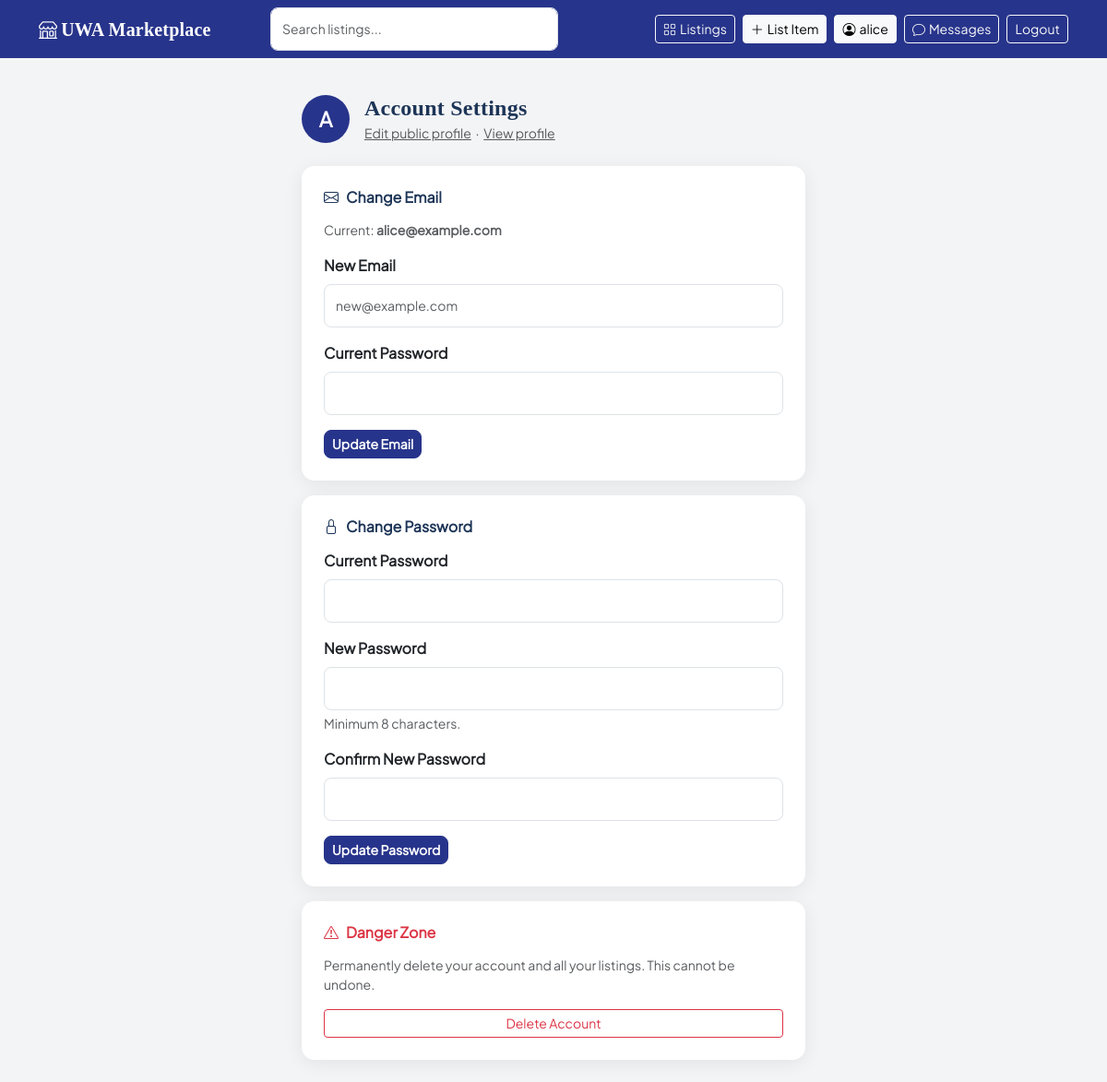
Page /user/me/settings (signed in) on the committed database.
### app/models.py (models this page shows, shortened)
class User(db.Model, UserMixin):
    id = db.Column(db.Integer, primary_key=True)
    username = db.Column(db.String(64), unique=True, nullable=False)
    email = db.Column(db.String(120), unique=True, nullable=False)
    password_hash = db.Column(db.String(256), nullable=False)
    member_since = db.Column(db.DateTime, default=datetime.utcnow)
    bio = db.Column(db.Text, default='')
    avatar_url = db.Column(db.String(256), nullable=True)
    is_admin = db.Column(db.Boolean, default=False)
    is_moderator = db.Column(db.Boolean, default=False)
    is_active = db.Column(db.Boolean, default=True)
    banned_at = db.Column(db.DateTime, nullable=True)
    ban_reason = db.Column(db.Text, nullable=True)
    is_store = db.Column(db.Boolean, default=False)
    is_verified = db.Column(db.Boolean, default=False)
    store_name = db.Column(db.String(128), nullable=True)
    store_address = db.Column(db.String(256), nullable=True)
    contact_phone = db.Column(db.String(32), nullable=True)
    contact_email = db.Column(db.String(120), nullable=True)
    store_bio = db.Column(db.Text, default='')
    listings = db.relationship('Listing', backref='seller', lazy='dynamic', foreign_keys='Listing.seller_id')
    following_stores = db.relationship(
        'User',
        secondary=store_follows,
        primaryjoin='User.id == store_follows.c.follower_id',
        secondaryjoin='User.id == store_follows.c.store_id',
        backref=db.backref('store_followers', lazy='dynamic'),
        lazy='dynamic'
    )

### app/routes/profile.py (the view)
@bp.route('/me/settings')
@login_required
def settings():
    return render_template('profile/settings.html',
                           email_form=ChangeEmailForm(),
                           password_form=ChangePasswordForm(),
                           delete_form=DeleteAccountForm())

### app/forms.py (shortened to what this page needs)
class ChangeEmailForm(FlaskForm):
    email = StringField('New Email', validators=[DataRequired(), Email()])
    current_password = PasswordField('Current Password', validators=[DataRequired()])
    submit = SubmitField('Update Email')

class ChangePasswordForm(FlaskForm):
    current_password = PasswordField('Current Password', validators=[DataRequired()])
    new_password = PasswordField('New Password', validators=[DataRequired(), Length(min=8)])
    confirm_password = PasswordField(
        'Confirm New Password',
        validators=[DataRequired(), EqualTo('new_password')]
    )
    submit = SubmitField('Update Password')

### app/models.py (called while the page is built)
@login_manager.user_loader
def load_user(user_id):
    user = User.query.get(int(user_id))
    if user and not user.is_active:
        return None
    return user

### app/templates/profile/settings.html (shortened to what this page needs)
{% extends "base.html" %}
{% block content %}
<div class="row justify-content-center">
    <div class="col-md-7 col-lg-6">
        <div class="d-flex align-items-center gap-3 mb-4">
            <div class="avatar-circle" style="width:52px;height:52px;font-size:1.4rem;">
                {{ current_user.username[0].upper() }}
            </div>
            <div>
                <h4 class="mb-0 fw-bold" style="color:#1d3557;">Account Settings</h4>
                <small class="text-muted">
                    <a href="{{ url_for('profile.edit') }}" class="text-muted">Edit public profile</a>
                    &nbsp;·&nbsp;
                    <a href="{{ url_for('profile.view', user_id=current_user.id) }}" class="text-muted">View profile</a>
                </small>
            </div>
        </div>
        <div class="card p-4 mb-3">
            <h6 class="fw-bold mb-3" style="color:#1d3557;">
                <i class="bi bi-envelope me-2"></i>Change Email
            </h6>
            <p class="text-muted small mb-3">Current: <strong>{{ current_user.email }}</strong></p>
            <form method="POST" action="{{ url_for('profile.settings_email') }}">
                <div class="mb-3">
                    <label class="form-label fw-semibold">{{ email_form.email.label.text }}</label>
                    {{ email_form.email(class_="form-control", placeholder="new@example.com") }}
                </div>
                <div class="mb-3">
                    <label class="form-label fw-semibold">{{ email_form.current_password.label.text }}</label>
                    {{ email_form.current_password(class_="form-control") }}
                </div>
                {{ email_form.submit(class_="btn btn-primary btn-sm") }}
            </form>
        </div>
        <div class="card p-4 mb-3">
            <h6 class="fw-bold mb-3" style="color:#1d3557;">
                <i class="bi bi-lock me-2"></i>Change Password
            </h6>
            <form method="POST" action="{{ url_for('profile.settings_password') }}">
                <div class="mb-3">
                    <label class="form-label fw-semibold">{{ password_form.current_password.label.text }}</label>
                    {{ password_form.current_password(class_="form-control") }}
                </div>
                <div class="mb-3">
                    <label class="form-label fw-semibold">{{ password_form.new_password.label.text }}</label>
                    {{ password_form.new_password(class_="form-control") }}
                    <div class="form-text">Minimum 8 characters.</div>
                </div>
                <div class="mb-3">
                    <label class="form-label fw-semibold">{{ password_form.confirm_password.label.text }}</label>
                    {{ password_form.confirm_password(class_="form-control") }}
                </div>
                {{ password_form.submit(class_="btn btn-primary btn-sm") }}
            </form>
        </div>
        <div class="card p-4 border-danger">
            <h6 class="fw-bold mb-3 text-danger">
                <i class="bi bi-exclamation-triangle me-2"></i>Danger Zone
            </h6>
            <p class="text-muted small mb-3">
                Permanently delete your account and all your listings. This cannot be undone.
            </p>
            <button class="btn btn-outline-danger btn-sm" type="button"
                    data-bs-toggle="collapse" data-bs-target="#deleteSection">
                Delete Account
            </button>
        </div>
    </div>
</div>
{% endblock %}

### app/templates/base.html (shortened to what this page needs)
<!DOCTYPE html>
<html lang="en">
<head>
    <link href="https://cdn.jsdelivr.net/npm/bootstrap@5.3.0/dist/css/bootstrap.min.css" rel="stylesheet" />
    <link href="https://cdn.jsdelivr.net/npm/bootstrap-icons@1.11.0/font/bootstrap-icons.css" rel="stylesheet" />
    <link rel="stylesheet" href="{{ url_for('static', filename='css/style.css') }}" />
</head>
<body>
    <nav class="navbar navbar-expand-lg navbar-dark site-navbar">
        <div class="container">
            <a class="navbar-brand fw-bold" href="{{ url_for('index') }}">
                <i class="bi bi-shop me-1"></i>UWA Marketplace
            </a>
            <div class="collapse navbar-collapse" id="navbarMain">
                {% if request.endpoint not in ['auth.login', 'auth.register', 'auth.forgot_password', 'auth.reset_password'] %}
                    <form class="d-flex mx-auto" style="width: 320px;" action="{{ url_for('listings.index') }}" method="get">
                        <input id="nav-search" class="form-control me-2" type="search" name="q"
                               placeholder="Search listings..." value="{{ request.args.get('q', '') }}" />
                    </form>
                {% else %}
                    <div class="mx-auto"></div>
                {% endif %}
                {% set ep = request.endpoint %}
                <div class="ms-auto d-flex gap-2 align-items-center">
                    <a href="{{ url_for('listings.index') }}"
                       class="btn btn-sm {{ 'btn-light' if ep == 'listings.index' else 'btn-outline-light' }}">
                        <i class="bi bi-grid me-1"></i>Listings
                    </a>
                    {% if current_user.is_authenticated %}
                        <a href="{{ url_for('listings.new') }}"
                           class="btn btn-sm {{ 'btn-light' if ep == 'listings.new' else 'btn-light' }}">
                            <i class="bi bi-plus-lg me-1"></i>List Item
                        </a>
                        <a href="{{ url_for('profile.view', user_id=current_user.id) }}"
                           class="btn btn-sm {{ 'btn-light' if ep in ['profile.view', 'profile.edit', 'profile.settings'] else 'btn-outline-light' }}">
                            <i class="bi bi-person-circle me-1"></i>{{ current_user.username.split()[0] }}
                        </a>
                        <a href="{{ url_for('chat.inbox') }}"
                           class="btn btn-sm {{ 'btn-light' if ep in ['chat.inbox', 'chat.chat_room'] else 'btn-outline-light' }} position-relative">
                            <i class="bi bi-chat me-1"></i>Messages
                        </a>
                        <a href="{{ url_for('auth.logout') }}" class="btn btn-sm btn-outline-light">
                            Logout
                        </a>
                    {% else %}
                        <a href="{{ url_for('auth.login') }}" class="btn btn-sm btn-outline-light">Log In</a>
                        <a href="{{ url_for('auth.register') }}" class="btn btn-sm btn-light">Sign Up</a>
                    {% endif %}
                </div>
            </div>
        </div>
    </nav>
    <main class="container py-4">
        {% block content %}{% endblock %}
    </main>
</body>
</html>

### app/static/css/style.css (style rules this page uses)
:root { --navy: #27348B; --navy-dark: #1c2669; --navy-light: #e8eef4; --gold: #E2B600; --text-muted: #6b7280; --bg: #f3f4f6; --white: #ffffff; --success: #198754; --font-brand: 'UWA Slab', Georgia, serif; --radius-card: 14px; --radius-input: 8px; --shadow-card: 0 4px 20px rgba(0, 0, 0, 0.07); }
* { box-sizing: border-box; }
body { background-color: var(--bg); font-family: 'Plus Jakarta Sans', sans-serif; color: #1f2937; }
.site-navbar { background-color: var(--navy); }
.card { border: none; border-radius: var(--radius-card); box-shadow: var(--shadow-card); }
.form-control, .form-select { border-radius: var(--radius-input); font-size: 14px; padding: 12px; }
.btn-primary { background-color: var(--navy); border-color: var(--navy); border-radius: var(--radius-input); font-weight: 600; }
.avatar-circle { width: 80px; height: 80px; border-radius: 50%; background-color: var(--navy); color: var(--white); display: flex; align-items: center; justify-content: center; font-size: 2rem; font-weight: 700; flex-shrink: 0; }
* { box-sizing: border-box; margin: 0; padding: 0; font-family: 'Plus Jakarta Sans', sans-serif; }
body { background-color: #f3f4f6; color: #1f2937; }
.navbar-brand, .home-hero-title, .section-heading, h1, h2, h3, h4, h5 { font-family: var(--font-brand); font-weight: 400; letter-spacing: 0.01em; }

### rows in the picture
User: username "alice", username "A", email "alice@example.com"

### other values in the picture
{{ email_form.email.label.text }} "New Email"
{{ email_form.current_password.label.text }} "Current Password"
{{ password_form.current_password.label.text }} "Current Password"
{{ password_form.new_password.label.text }} "New Password"
{{ password_form.confirm_password.label.text }} "Confirm New Password"
